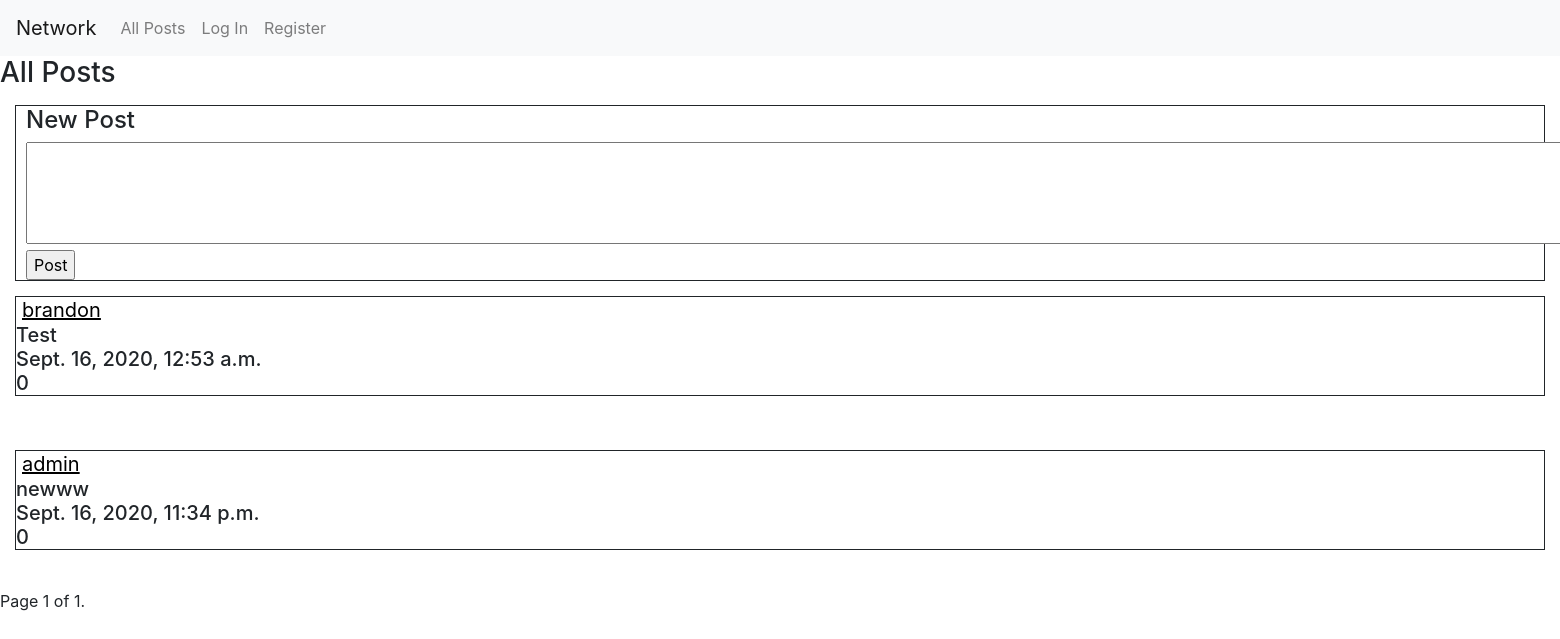
/, run on an earlier commit of the app's database.
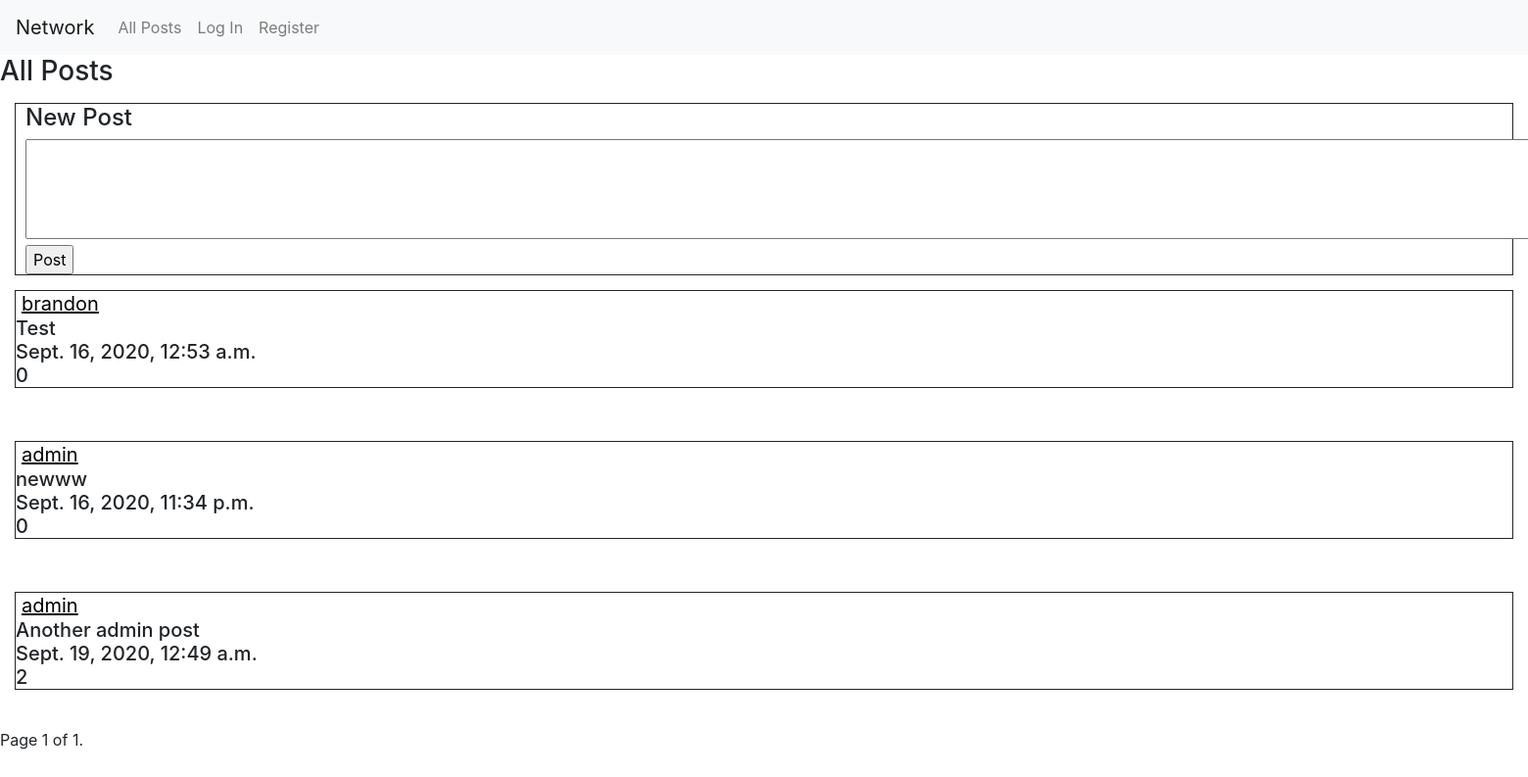
And on a later commit of the database.
### network/models.py (models this page shows, shortened)
class Post(models.Model):
    user = models.ForeignKey("User", on_delete=models.CASCADE, related_name="posts")
    content = models.TextField(blank=True)
    timestamp = models.DateTimeField(auto_now_add=True)
    likes = models.IntegerField()

class User(AbstractUser):
    pass

### network/views.py (the view)
# urls.py: path("", views.index, name="index"),
def index(request):
    all_posts = Post.objects.all().reverse()
    paginator = Paginator(all_posts, 10)
    page_number = request.GET.get('page')
    page_obj = paginator.get_page(page_number)
    return render(request, "network/index.html", {
            "all_posts": all_posts,
            "page_obj": page_obj
        })

### network/templates/network/index.html (shortened to what this page needs)
{% extends "network/layout.html" %}
{% block body %}
<form action="{% url 'new_post' %}" method="post">
    <div id="all-posts-head">
        <h3>All Posts</h3>
        <div style="border-style: solid;margin: 15px;border-width: thin;">
            <h4 style="margin-left: 10px;">New Post</h4>
                <textarea rows="4" cols="202" style="margin-left: 10px" name="post_content"></textarea>
                <input style="margin-left: 10px;" type="submit" value="Post">
            </div>
        </form>
        <form action="{% url 'profile' %}" method="GET">
        {% for item in page_obj %}
        <h5 style="border-style: solid;margin: 15px;border-width: thin;">
            <div>
                <input type="submit" name="user" value="{{ item.user }}" style="background:none; border-width:0px; color:black; text-decoration:underline;" />
            </div>
            <div>{{ item.content }}</div>
            <div>{{ item.timestamp }}</div>
            <div>{{ item.likes }}</div>
        </h5>
        <br>
        {% endfor %}
<div class="pagination">
    <span class="step-links">
        <span class="current">
            Page {{ page_obj.number }} of {{ page_obj.paginator.num_pages }}.
        </span>
    </span>
</div>
        </form>
        </div>
{% endblock %}

What changed in the data, as far as the page shows it:
added Post: user "admin", content "Another admin post", timestamp "Sept. 19, 2020, 12:49 a.m.", likes "2"
